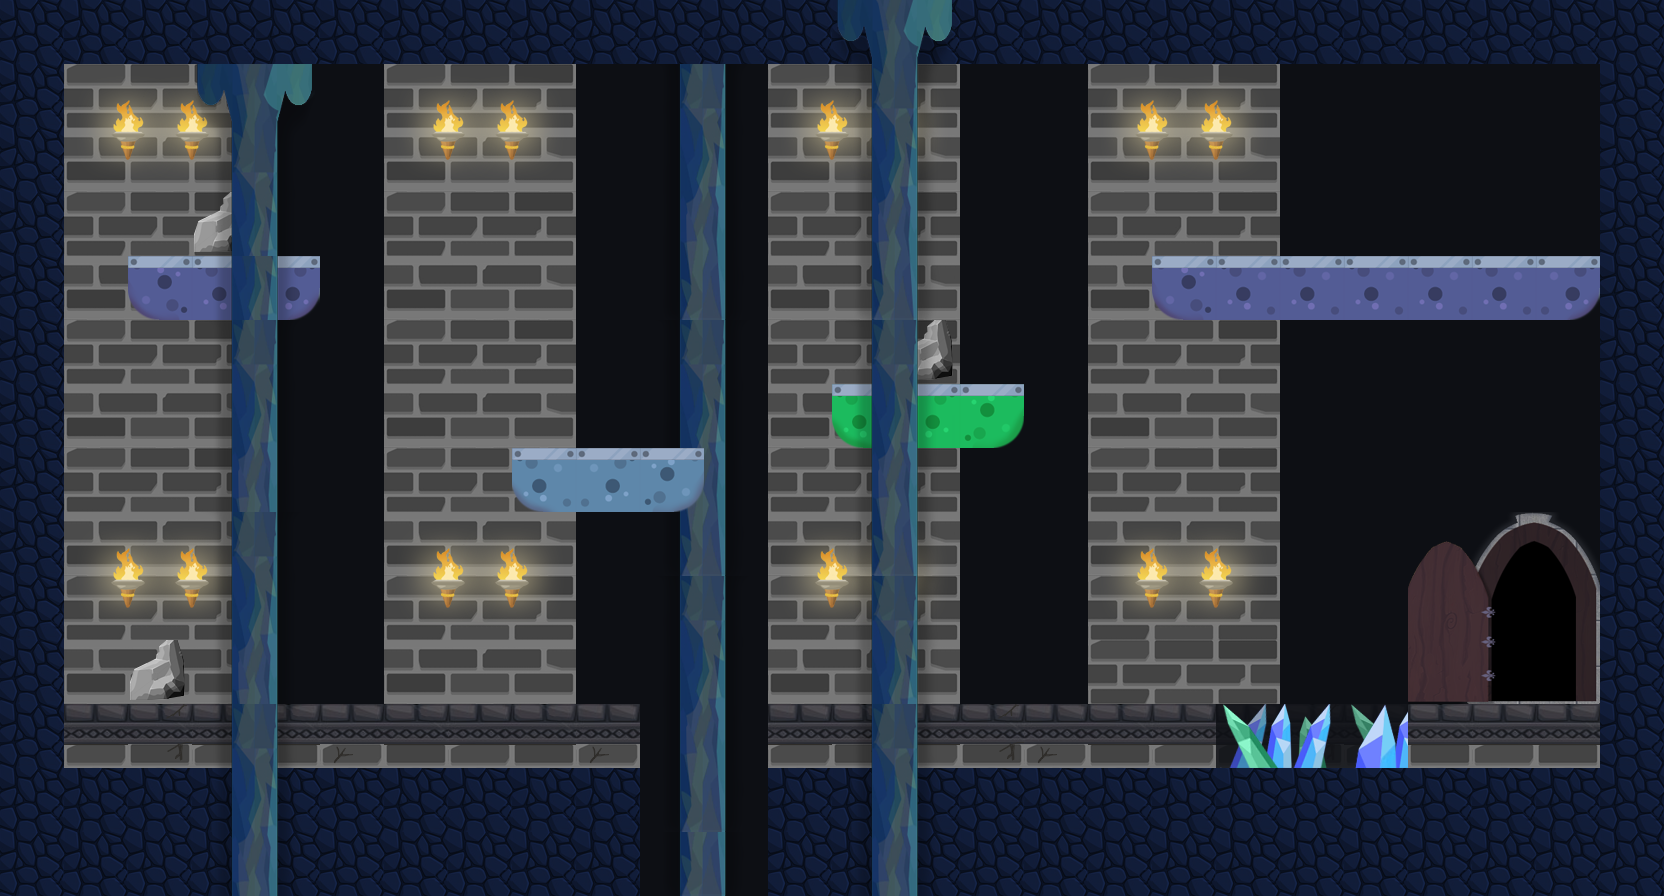

A 2D game scene composited from a Tiled map and its tileset images. What follows is a short description and the map's XML, with each tile layer's data collapsed to a summary:
An orthogonal 26x14 tile map with 64x64 px tiles, 15 tile layers (bottom_background, bottom_background_parallax08, bottom_decorations_faded, Livello tile 15, ...), 2 tilesets and 6 objects (spawn0, npc, paper, robot, vuoto, ...).

<map version="1.0" tiledversion="1.0.1" orientation="orthogonal" renderorder="right-down" width="26" height="14" tilewidth="64" tileheight="64" nextobjectid="36">
 <properties>
  <property name="ParallaxEnabled" value="true" />
 </properties>
 <tileset firstgid="1" name="LEVEL_1_HD" tilewidth="64" tileheight="64" tilecount="144" columns="9">
  <image source="visual/tilesets/LEVEL_1_HD.png" width="576" height="1024" />
  <tile id="0">
   <properties>
    <property name="isSensor" value="true" />
    <property name="tName" value="endLevel" />
   </properties>
  </tile>
  <tile id="6">
   <properties>
    <property name="tName" value="danger" />
   </properties>
  </tile>
  <tile id="7">
   <properties>
    <property name="tName" value="danger" />
   </properties>
  </tile>
  <tile id="8">
   <properties>
    <property name="tName" value="danger" />
   </properties>
  </tile>
  <tile id="17">
   <properties>
    <property name="tName" value="danger" />
   </properties>
  </tile>
  <tile id="24">
   <properties>
    <property name="tName" value="danger" />
   </properties>
  </tile>
  <tile id="25">
   <properties>
    <property name="tName" value="danger" />
   </properties>
  </tile>
  <tile id="43">
   <properties>
    <property name="isSensor" value="true" />
    <property name="tName" value="endLevel" />
   </properties>
  </tile>
  <tile id="44">
   <properties>
    <property name="isSensor" value="true" />
    <property name="tName" value="endLevel" />
   </properties>
  </tile>
  <tile id="46">
   <properties>
    <property name="tName" value="env" />
   </properties>
  </tile>
  <tile id="52">
   <properties>
    <property name="isSensor" value="true" />
    <property name="tName" value="endLevel" />
   </properties>
  </tile>
  <tile id="53">
   <properties>
    <property name="isSensor" value="true" />
    <property name="tName" value="endLevel" />
   </properties>
  </tile>
  <tile id="58">
   <properties>
    <property name="isBreakable" value="true" />
    <property name="tName" value="dynamicEnv" />
   </properties>
  </tile>
  <tile id="61">
   <properties>
    <property name="isSensor" value="true" />
    <property name="tName" value="endLevel" />
   </properties>
  </tile>
  <tile id="62">
   <properties>
    <property name="isSensor" value="true" />
    <property name="tName" value="endLevel" />
   </properties>
  </tile>
  <tile id="75">
   <properties>
    <property name="isGround" value="" />
    <property name="isSlippery" value="" />
    <property name="tName" value="env" />
   </properties>
  </tile>
  <tile id="76">
   <properties>
    <property name="isGround" value="" />
    <property name="isSlippery" value="" />
    <property name="tName" value="env" />
   </properties>
  </tile>
  <tile id="77">
   <properties>
    <property name="isGround" value="" />
    <property name="isSlippery" value="" />
    <property name="tName" value="env" />
   </properties>
  </tile>
  <tile id="78">
   <properties>
    <property name="isGround" value="" />
    <property name="isSlippery" value="" />
    <property name="tName" value="env" />
   </properties>
  </tile>
  <tile id="79">
   <properties>
    <property name="isGround" value="" />
    <property name="isSlippery" value="" />
    <property name="tName" value="env" />
   </properties>
  </tile>
  <tile id="80">
   <properties>
    <property name="isGround" value="" />
    <property name="isSlippery" value="" />
    <property name="tName" value="env" />
   </properties>
  </tile>
  <tile id="96">
   <properties>
    <property name="isGround" value="" />
    <property name="isPlatform" value="" />
    <property name="tName" value="env" />
   </properties>
  </tile>
  <tile id="97">
   <properties>
    <property name="isGround" value="" />
    <property name="isPlatform" value="" />
    <property name="tName" value="env" />
   </properties>
  </tile>
  <tile id="98">
   <properties>
    <property name="isGround" value="" />
    <property name="isPlatform" value="" />
    <property name="tName" value="env" />
   </properties>
  </tile>
  <tile id="99">
   <properties>
    <property name="isGround" value="" />
    <property name="tName" value="env" />
   </properties>
  </tile>
  <tile id="100">
   <properties>
    <property name="isGround" value="" />
    <property name="tName" value="env" />
   </properties>
  </tile>
  <tile id="101">
   <properties>
    <property name="isGround" value="" />
    <property name="tName" value="env" />
   </properties>
  </tile>
  <tile id="102">
   <properties>
    <property name="isGround" value="" />
    <property name="tName" value="env" />
   </properties>
  </tile>
  <tile id="103">
   <properties>
    <property name="isGround" value="" />
    <property name="tName" value="env" />
   </properties>
  </tile>
  <tile id="114">
   <properties>
    <property name="isGround" value="" />
    <property name="isPlatform" value="" />
    <property name="tName" value="env" />
   </properties>
  </tile>
  <tile id="115">
   <properties>
    <property name="isGround" value="" />
    <property name="isPlatform" value="" />
    <property name="tName" value="env" />
   </properties>
  </tile>
  <tile id="116">
   <properties>
    <property name="isGround" value="" />
    <property name="isPlatform" value="" />
    <property name="tName" value="env" />
   </properties>
  </tile>
  <tile id="132">
   <properties>
    <property name="isGround" value="" />
    <property name="isPlatform" value="" />
    <property name="tName" value="env" />
   </properties>
  </tile>
  <tile id="133">
   <properties>
    <property name="isGround" value="" />
    <property name="isPlatform" value="" />
    <property name="tName" value="env" />
   </properties>
  </tile>
  <tile id="134">
   <properties>
    <property name="isGround" value="" />
    <property name="isPlatform" value="" />
    <property name="tName" value="env" />
   </properties>
  </tile>
 </tileset>
 <tileset firstgid="145" name="torch" tilewidth="128" tileheight="128" tilecount="2" columns="2">
  <image source="visual/tilesets/torch.png" width="256" height="128" />
 </tileset>
 <layer name="bottom_background" width="26" height="14">
  <data>[364 cells, 350 non-empty, 1 distinct tile ids]</data>
 </layer>
 <layer name="bottom_background_parallax08" width="26" height="14">
  <properties>
   <property name="parallaxFactorX" value="0.8" />
  </properties>
  <data>[364 cells, 54 non-empty, 8 distinct tile ids]</data>
 </layer>
 <layer name="bottom_decorations_faded" width="26" height="14" opacity="0.17">
  <data>[364 cells, 3 non-empty, 2 distinct tile ids]</data>
 </layer>
 <layer name="Livello tile 15" width="26" height="14" opacity="0.7">
  <data>[364 cells, 3 non-empty, 3 distinct tile ids]</data>
 </layer>
 <layer name="bottom_decorations" width="26" height="14">
  <data>[364 cells, 123 non-empty, 8 distinct tile ids]</data>
 </layer>
 <layer name="top_decorations" width="26" height="14">
  <data>[364 cells, 44 non-empty, 8 distinct tile ids]</data>
 </layer>
 <layer name="torches" width="26" height="14">
  <data>[364 cells, 16 non-empty, 1 distinct tile ids]</data>
 </layer>
 <layer name="environment" width="26" height="14">
  <data>[364 cells, 146 non-empty, 27 distinct tile ids]</data>
 </layer>
 <layer name="entities" width="26" height="14">
  <data>[364 cells, 0 non-empty, 0 distinct tile ids]</data>
 </layer>
 <layer name="blockingWalls" width="26" height="14">
  <data>[364 cells, 0 non-empty, 0 distinct tile ids]</data>
 </layer>
 <layer name="lights" width="26" height="14">
  <data>[364 cells, 16 non-empty, 1 distinct tile ids]</data>
 </layer>
 <layer name="JUMPSCREEN" width="26" height="14">
  <data>[364 cells, 0 non-empty, 0 distinct tile ids]</data>
 </layer>
 <layer name="MAP_BUTTONS" width="26" height="14">
  <data>[364 cells, 0 non-empty, 0 distinct tile ids]</data>
 </layer>
 <objectgroup name="playerSpawn">
  <object id="25" name="spawn0" x="619.03" y="642.152" />
 </objectgroup>
 <objectgroup name="npcSpawn">
  <object id="16" name="npc" x="1422.67" y="202.667" />
 </objectgroup>
 <objectgroup name="enemySpawn">
  <object id="22" name="enemy3" type="paper" x="1230" y="212">
   <properties>
    <property name="drop" value="life" />
   </properties>
  </object>
  <object id="26" name="enemy4" type="robot" x="1070" y="650">
   <properties>
    <property name="drop" value="immunity" />
    <property name="id" value="2" />
    <property name="speed" value="100" />
    <property name="travelDistance" value="250" />
   </properties>
  </object>
 </objectgroup>
 <objectgroup name="walkerRoutes" />
 <objectgroup name="cadutaVuoto">
  <object id="11" name="vuoto" x="642" y="833.333">
   <properties>
    <property name="HasBody" value="" />
    <property name="bodyType" value="static" />
    <property name="isSensor" value="true" />
    <property name="tName" value="danger" />
   </properties>
   <polygon points="0,0 125.667,0 125.667,61.3333 0,61.3333" />
  </object>
 </objectgroup>
 <objectgroup name="movingPlatforms">
  <object id="20" name="2-y" x="1312" y="494">
   <properties>
    <property name="direction" value="vertical" />
    <property name="id" value="1" />
    <property name="speed" value="40" />
    <property name="travelDistance" value="200" />
   </properties>
   <polyline points="0,0 261.333,0 261.333,68.6667 0,68.6667 0,0" />
  </object>
 </objectgroup>
 <objectgroup name="bossSpawn" />
 <objectgroup name="events" />
 <layer name="foreground_parallax12" width="26" height="14">
  <properties>
   <property name="parallaxFactorX" value="1.2" />
  </properties>
  <data>[364 cells, 26 non-empty, 8 distinct tile ids]</data>
 </layer>
 <layer name="foreground_parallax15" width="26" height="14">
  <properties>
   <property name="parallaxFactorX" value="1.5" />
  </properties>
  <data>[364 cells, 28 non-empty, 10 distinct tile ids]</data>
 </layer>
</map>
